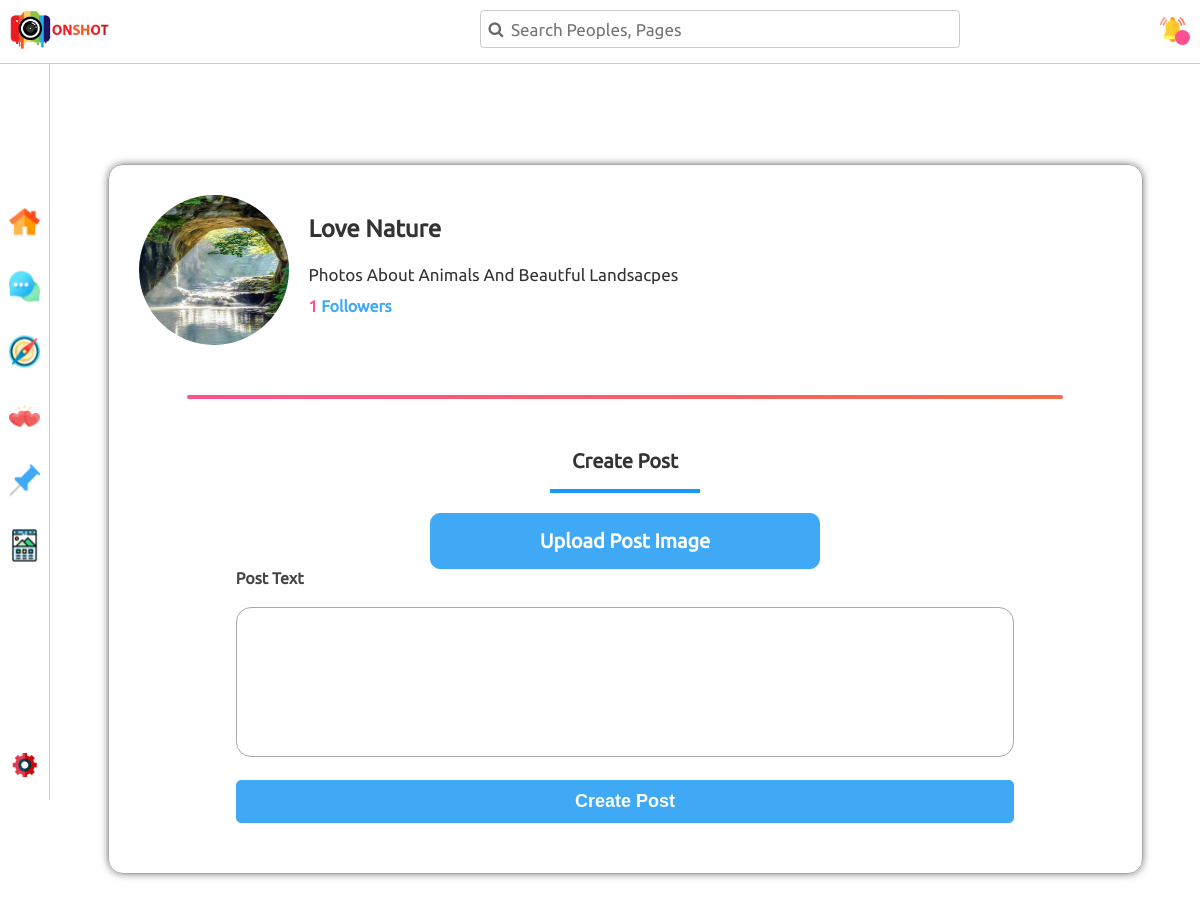
Screenshot of /page.php?id=76921101722 (signed in) with the database file from the repository.
### tables this page shows
CREATE TABLE `pages` (
  `ID` int(10) NOT NULL,
  `PageName` varchar(200) NOT NULL,
  `PageID` varchar(200) NOT NULL,
  `UserID` varchar(200) NOT NULL,
  `PageType` varchar(200) NOT NULL,
  `PageDes` varchar(500) NOT NULL,
  `PageImage` varchar(1000) NOT NULL DEFAULT 'imgs/noimage.png',
  `Followers` int(11) NOT NULL DEFAULT 0
);

### page.php (the view, shortened to what this page needs)
<?php
require_once "config.php";
$sqlgetpd = "SELECT * FROM pages WHERE PageID = '{$_REQUEST['id']}'";
$resultgetpd = mysqli_query($conn, $sqlgetpd);
$rowgetpd = $resultgetpd->fetch_assoc();
?>
<!DOCTYPE html>
<html lang="en">
<head>
  <link rel="stylesheet" href="css/font-awesome.min.css">
  <link rel="stylesheet" href="css/later.css">
  <link rel="stylesheet" href="css/page.css">
</head>
<body>
  <?php include "side-nav.php";?>
  <div class="page-container">
    <div class="page-content">
      <div class="page-head">
        <div class="image">
          <img src="<?php echo $rowgetpd['PageImage'];?>" alt="">
        </div>
        <div class="info">
          <p class="page-name"><?php echo $rowgetpd['PageName'];?></p>
          <p class="page-description"><?php echo $rowgetpd['PageDes'];?></p>
          <p class="followers"><span><?php echo $rowgetpd['Followers'];?></span> Followers</p>
        </div>
      </div>
      <p class="sep"></p>
      <?php
      if ($rowgetpd['UserID'] == $_SESSION['ID']) {
        echo '
        <div class="create-post">
        <p class="head">Create Post</p>
        <form action="' . $_SERVER['PHP_SELF'] . "?id=" . $rowgetpd['PageID'] . '" method="POST" class="fo" enctype="multipart/form-data">
          <div class="p-image">
            <label for="PostImage">Upload Post Image</label>
            <input type="file" name="PostImage" id="PostImage" required>
          </div>
          <div class="p-text">
            <label for="PostText">Post Text</label>
            <textarea class="pote" name="PostText" id="PostText" required></textarea>
          </div>
          <div class="submit">
            <input type="submit" name="submit" value="Create Post">
          </div>
        </form>
      </div>
        ';
      }
      ?>
    </div>
  </div>
</body>
</html>

### css/later.css (style rules this page uses)
body { padding-top: 64px; font-family: ubuntu,arial; }
.head { text-align: center; font-size: 20px; font-weight: bold; padding: 20px 0; color: #333; position: relative; }
.head:after { content: ''; width: 150px; height: 4px; background-color: #159bfa; position: absolute; bottom: 0; left: 50%; transform: translate(-50%); }

### css/page.css (style rules this page uses)
* { padding: 0; margin: 0; }
.sep { width: 90%; height: 4px; background:linear-gradient(45deg, #fd508f, #f96b45); border-radius: 5px; margin: 30px auto; }
.page-container { margin-left: 50px; margin-top: 64px; font-family: ubuntu,arial; }
.page-content { width: 90%; margin: 100px auto 36px; border: 1px solid #AAA; border-radius: 15px; padding: 30px; box-shadow: 0 0 10px -2px #333; }
.page-head { position: relative; overflow: hidden; margin-bottom: 50px; }
.page-head .image { width: 150px; height: 150px; float: left; }
.page-head .image img { width: 100%; height: 100%; border-radius: 50%; }
.page-head .info { float: right; width: calc(100% - 170px); margin-top: 10px; }
.page-head .info .page-name { font-size: 24px; font-weight: bold; color: #333; margin: 10px 0 20px 0; }
.page-head .info .page-description { font-size: 17px; color: #333; line-height: 1.4; }
.page-head .followers { margin-top: 10px; font-weight: bold; color: #3fa9f5; }
.page-head .followers span { color: #fd508f; }
.create-post form { width: 80%; margin: 20px auto; }
.create-post form .p-image label { display: block; width: 50%; padding: 15px 0; margin: auto; border: 1px solid #3fa9f5; border-radius: 10px; text-align: center; color: #fff; background-color: #3fa9f5; font-size: 20px; font-weight: bold; cursor: pointer; transition: all .3s; }
.create-post form textarea { width: 100%; height: 150px; margin: 20px auto; resize: none; border-radius: 15px; border: 1px solid #aaa; padding: 15px; font-size: 20px; transition: all .3s; }
.create-post form label[for="PostText"] { font-weight: bold; color: #444; }
.create-post form input[type="submit"] { width: 100%; padding: 10px 0; border-radius: 5px; background-color: #3fa9f5; color: #fff; font-size: 18px; font-weight: bold; border: 1px solid #3fa9f5; cursor: pointer; transition: all .3s; }

### side-nav.php (style rules this page uses)
* { padding: 0; margin: 0; box-sizing: border-box; }

### rows the page displays
pages: PageImage (picture), PageName "Love Nature", PageDes "Photos About Animals And Beautful Landsacpes", Followers "1"
